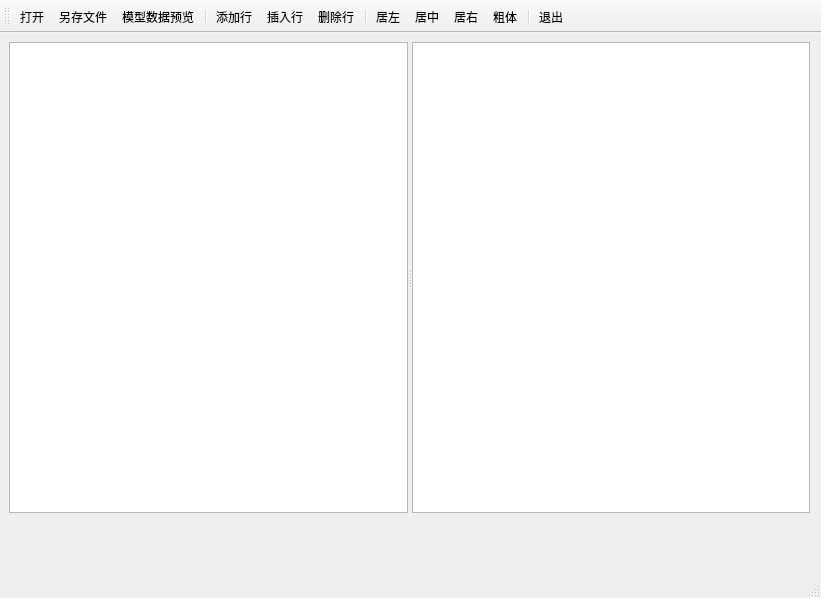
<?xml version="1.0" encoding="UTF-8"?>
<ui version="4.0">
 <class>MainWindow</class>
 <widget class="QMainWindow" name="MainWindow">
  <property name="geometry">
   <rect>
    <x>0</x>
    <y>0</y>
    <width>821</width>
    <height>598</height>
   </rect>
  </property>
  <property name="windowTitle">
   <string>StandardItemModel</string>
  </property>
  <widget class="QWidget" name="centralwidget">
   <widget class="QSplitter" name="splitter">
    <property name="geometry">
     <rect>
      <x>9</x>
      <y>9</y>
      <width>801</width>
      <height>471</height>
     </rect>
    </property>
    <property name="orientation">
     <enum>Qt::Horizontal</enum>
    </property>
    <widget class="QTableView" name="tableView"/>
    <widget class="QPlainTextEdit" name="plainTextEdit">
     <property name="lineWrapMode">
      <enum>QPlainTextEdit::NoWrap</enum>
     </property>
    </widget>
   </widget>
  </widget>
  <widget class="QStatusBar" name="statusbar"/>
  <widget class="QToolBar" name="toolBar">
   <property name="windowTitle">
    <string>toolBar</string>
   </property>
   <property name="toolButtonStyle">
    <enum>Qt::ToolButtonTextUnderIcon</enum>
   </property>
   <attribute name="toolBarArea">
    <enum>TopToolBarArea</enum>
   </attribute>
   <attribute name="toolBarBreak">
    <bool>false</bool>
   </attribute>
   <addaction name="actOpen"/>
   <addaction name="actSave"/>
   <addaction name="actModelData"/>
   <addaction name="separator"/>
   <addaction name="actAppend"/>
   <addaction name="actInsert"/>
   <addaction name="actDelete"/>
   <addaction name="separator"/>
   <addaction name="actAlignLeft"/>
   <addaction name="actAlignCenter"/>
   <addaction name="actAlignRight"/>
   <addaction name="actFontBold"/>
   <addaction name="separator"/>
   <addaction name="actExit"/>
  </widget>
  <action name="actOpen">
   <property name="icon">
    <iconset resource="res.qrc">
     <normaloff>:/icons/open.bmp</normaloff>:/icons/open.bmp</iconset>
   </property>
   <property name="text">
    <string>打开</string>
   </property>
   <property name="toolTip">
    <string>打开文件</string>
   </property>
  </action>
  <action name="actSave">
   <property name="icon">
    <iconset resource="res.qrc">
     <normaloff>:/icons/save.bmp</normaloff>:/icons/save.bmp</iconset>
   </property>
   <property name="text">
    <string>另存文件</string>
   </property>
   <property name="toolTip">
    <string>表格内容另存为文件</string>
   </property>
  </action>
  <action name="actAppend">
   <property name="icon">
    <iconset resource="res.qrc">
     <normaloff>:/icons/append.bmp</normaloff>:/icons/append.bmp</iconset>
   </property>
   <property name="text">
    <string>添加行</string>
   </property>
   <property name="toolTip">
    <string>添加一行</string>
   </property>
  </action>
  <action name="actInsert">
   <property name="icon">
    <iconset resource="res.qrc">
     <normaloff>:/icons/insert.bmp</normaloff>:/icons/insert.bmp</iconset>
   </property>
   <property name="text">
    <string>插入行</string>
   </property>
   <property name="toolTip">
    <string>插入一行</string>
   </property>
  </action>
  <action name="actDelete">
   <property name="icon">
    <iconset resource="res.qrc">
     <normaloff>:/icons/delete.bmp</normaloff>:/icons/delete.bmp</iconset>
   </property>
   <property name="text">
    <string>删除行</string>
   </property>
   <property name="toolTip">
    <string>删除当前行</string>
   </property>
  </action>
  <action name="actExit">
   <property name="icon">
    <iconset resource="res.qrc">
     <normaloff>:/icons/exit.bmp</normaloff>:/icons/exit.bmp</iconset>
   </property>
   <property name="text">
    <string>退出</string>
   </property>
  </action>
  <action name="actModelData">
   <property name="icon">
    <iconset resource="res.qrc">
     <normaloff>:/icons/import.bmp</normaloff>:/icons/import.bmp</iconset>
   </property>
   <property name="text">
    <string>模型数据预览</string>
   </property>
   <property name="toolTip">
    <string>模型数据显示到文本框中</string>
   </property>
  </action>
  <action name="actAlignLeft">
   <property name="icon">
    <iconset resource="res.qrc">
     <normaloff>:/icons/alignleft.bmp</normaloff>:/icons/alignleft.bmp</iconset>
   </property>
   <property name="text">
    <string>居左</string>
   </property>
   <property name="toolTip">
    <string>文本左对齐</string>
   </property>
  </action>
  <action name="actAlignCenter">
   <property name="icon">
    <iconset resource="res.qrc">
     <normaloff>:/icons/aligncenter.bmp</normaloff>:/icons/aligncenter.bmp</iconset>
   </property>
   <property name="text">
    <string>居中</string>
   </property>
   <property name="toolTip">
    <string>文本居中对齐</string>
   </property>
  </action>
  <action name="actAlignRight">
   <property name="icon">
    <iconset resource="res.qrc">
     <normaloff>:/icons/alignright.bmp</normaloff>:/icons/alignright.bmp</iconset>
   </property>
   <property name="text">
    <string>居右</string>
   </property>
   <property name="toolTip">
    <string>文本右对齐</string>
   </property>
  </action>
  <action name="actFontBold">
   <property name="checkable">
    <bool>true</bool>
   </property>
   <property name="icon">
    <iconset resource="res.qrc">
     <normaloff>:/icons/bld.bmp</normaloff>:/icons/bld.bmp</iconset>
   </property>
   <property name="text">
    <string>粗体</string>
   </property>
   <property name="toolTip">
    <string>粗体字体</string>
   </property>
  </action>
 </widget>
 <resources>
  <include location="res.qrc"/>
 </resources>
 <connections/>
</ui>
